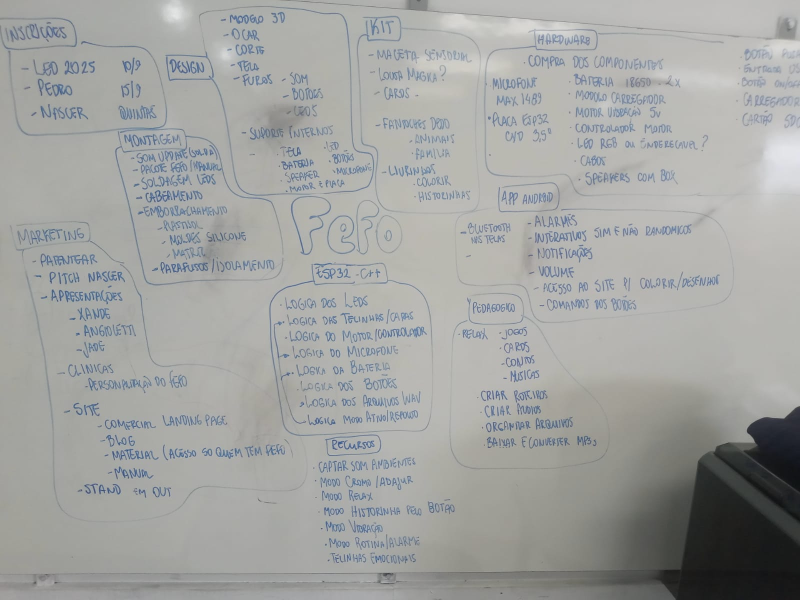
#> input picture images/fefo_mapa_mental_projeto.jpg, 1600 x 1200 px, found by its file name (shown at 1/2 size)
$ python make_contact_sheet.py
#> lines starting #> are read from the running program, lines starting #| are printed output that depends on the picture
from PIL import Image, ImageOps, ImageDraw, ImageFont
from pathlib import Path

files = [
    Path(r'D:\GitHub\fefo v1\images\fefo_mapa_mental_projeto.jpg'),
    Path(r'D:\GitHub\fefo v1\images\fefo_modelo_3d_chassi1.png'),
    Path(r'D:\GitHub\fefo v1\images\fefo_modelo_3d_chassi2.png'),
    Path(r'D:\GitHub\fefo v1\images\fefo_hardware_interno_esp32.jpg'),
    Path(r'D:\GitHub\fefo v1\images\fefo_motor_vibracao_hardware.jpeg'),
    Path(r'D:\GitHub\fefo v1\images\fefo_prototipo_bancada.jpg'),
    Path(r'D:\GitHub\fefo v1\images\fefo_prototipo_fisico_completo.jpg'),
    Path(r'D:\GitHub\fefo v1\images\fefo_prototipo_acendido.jpg'),
    Path(r'D:\GitHub\fefo v1\images\fefo_prototipo_em_uso.jpg'),
    Path(r'D:\GitHub\fefo v1\images\fefo_prototipo_campo_escola.jpg'),
    Path(r'D:\GitHub\fefo v1\images\fefo_app.jpg'),
    Path(r'D:\GitHub\fefo v1\images\fefo_alto_falantes_hardware.jpg'),
]

out = Path(r'D:\Downloads\FEFO\contact_sheet_selected.jpg')
thumb_w, thumb_h = 360, 260
label_h = 42
cols = 3
rows = (len(files) + cols - 1) // cols
sheet = Image.new('RGB', (cols * thumb_w, rows * (thumb_h + label_h)), 'white')
#> sheet: PIL image 1080x1208 RGB; every value is 255
draw = ImageDraw.Draw(sheet)
font = ImageFont.load_default()

for i, path in enumerate(files):
    x = (i % cols) * thumb_w
    y = (i // cols) * (thumb_h + label_h)
    if path.exists():
        img = Image.open(path).convert('RGB')
#> img is the input picture: PIL image 1600x1200 RGB; mean R, G, B 161.8, 163.3, 161.4
        img = ImageOps.contain(img, (thumb_w - 20, thumb_h - 20))
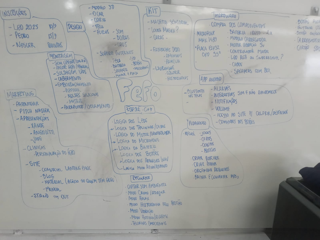
#> img: PIL image 320x240 RGB; mean R, G, B 161.8, 163.3, 161.4
        px = x + (thumb_w - img.width) // 2
#> px = 20
        py = y + (thumb_h - img.height) // 2
#> py = 10
        sheet.paste(img, (px, py))
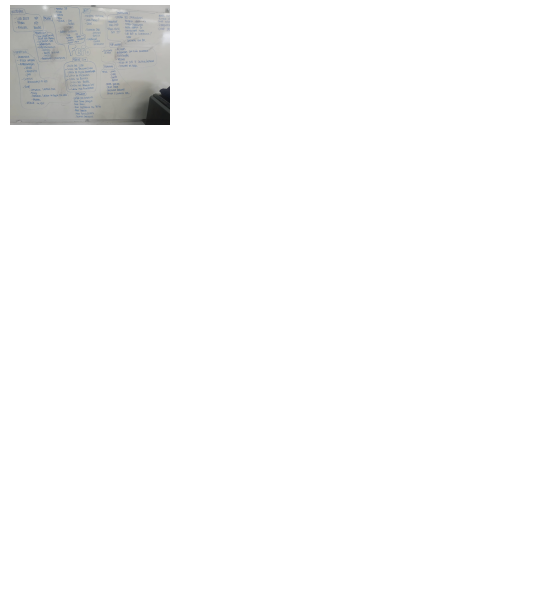
#> sheet: PIL image 1080x1208 RGB (shown at 1/2 size); mean R, G, B 249.5, 249.6, 249.5
    label = f'{i+1}. {path.stem}'
    draw.text((x + 8, y + thumb_h + 7), label[:54], fill='black', font=font)
#> pass 2 of the loop `for i, path in enumerate(files):`:
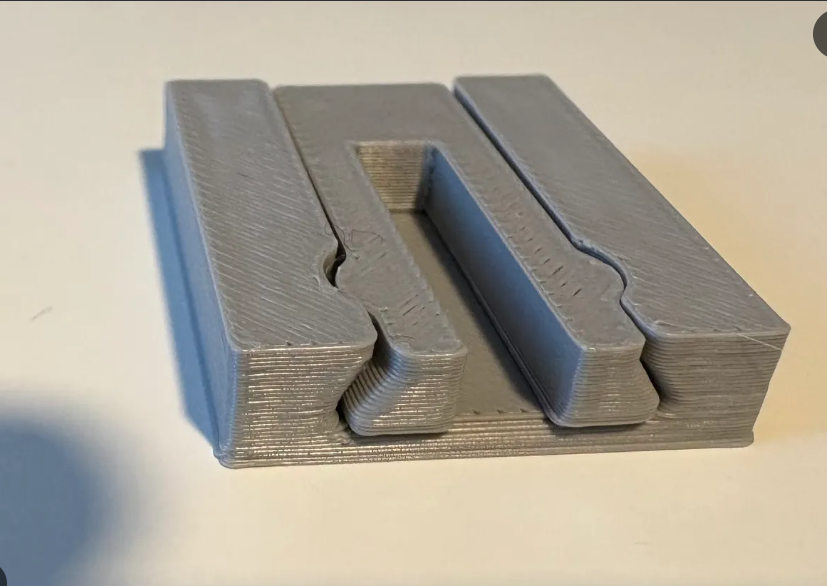
#> input picture images/fefo_modelo_3d_chassi1.png, 827 x 586 px, found by its file name
#> `sheet.paste(img, (px, py))`:
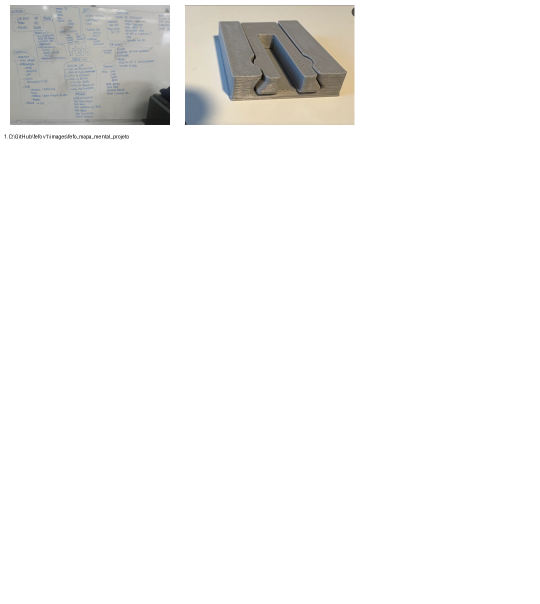
#> sheet: PIL image 1080x1208 RGB (shown at 1/2 size); mean R, G, B 244.3, 243.9, 243
#> pass 3 of the loop `for i, path in enumerate(files):`:
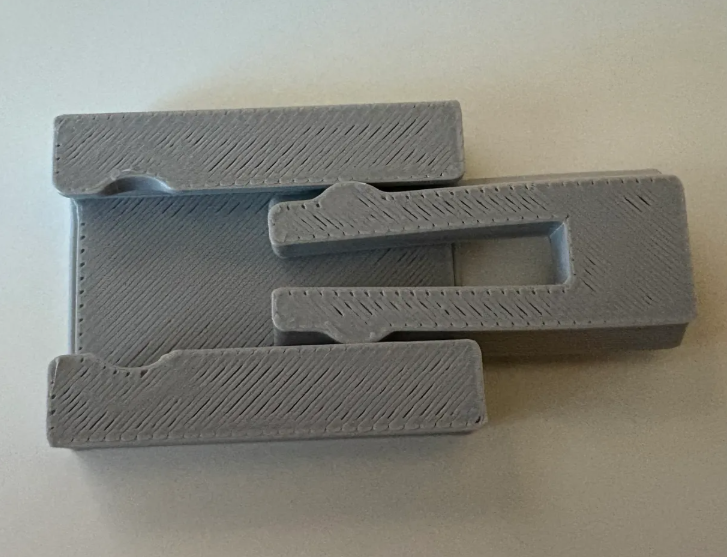
#> input picture images/fefo_modelo_3d_chassi2.png, 727 x 557 px, found by its file name
#> `sheet.paste(img, (px, py))`:
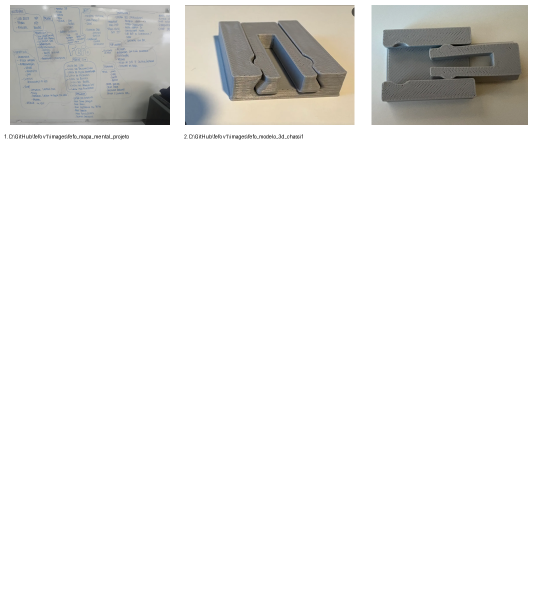
#> sheet: PIL image 1080x1208 RGB (shown at 1/2 size); mean R, G, B 237.1, 236.7, 235.3
#> the loop made 12 passes; the first 3 are shown

sheet.save(out, quality=90)
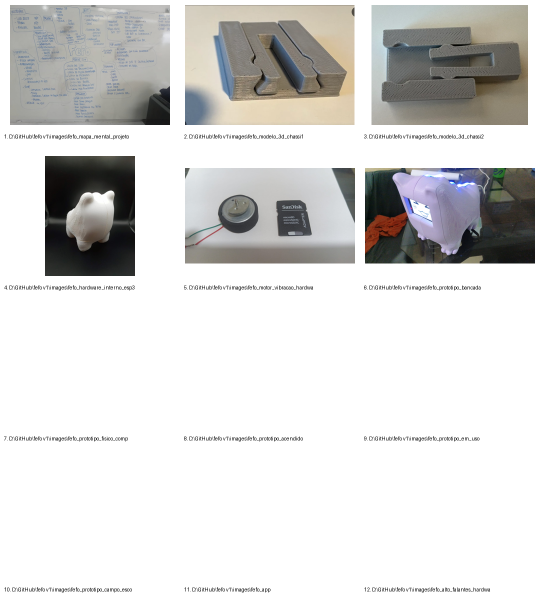
#> saved as contact_sheet_selected.jpg: PIL image 1080x1208 RGB (shown at 1/2 size); mean R, G, B 216.9, 216.4, 215.2
print(out)
